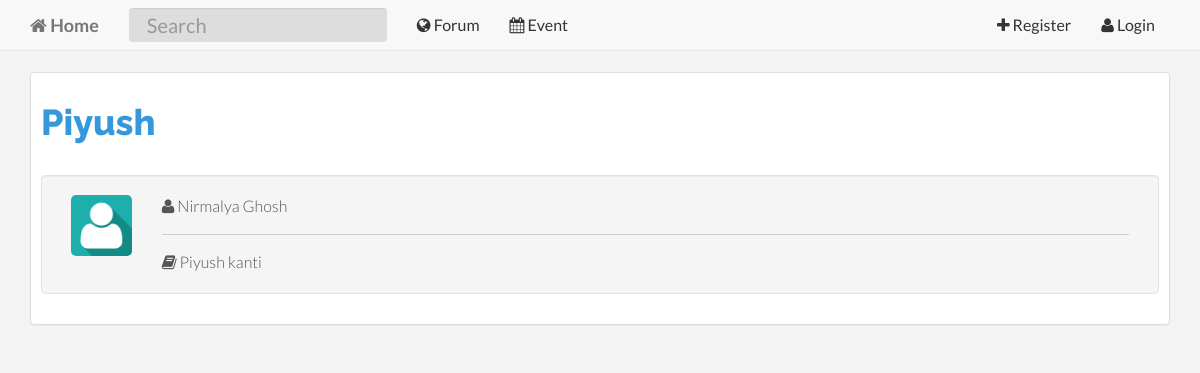
The page /notice-topic.php?notice_topic_id=3 on the database as committed earlier.
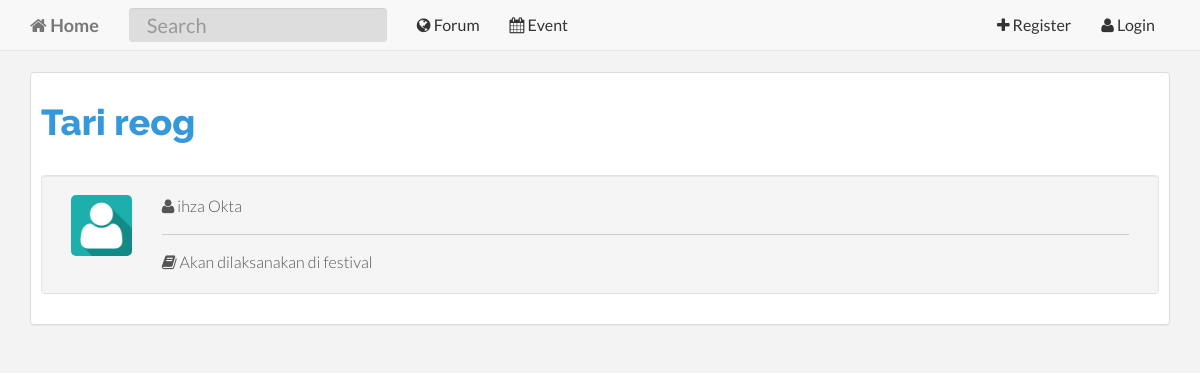
The same page on the database as committed later.
### tables this page shows
CREATE TABLE `notice_topic` (
  `notice_topic_id` int(11) NOT NULL,
  `notice_topic_name` text NOT NULL,
  `notice_topic_time` timestamp NOT NULL DEFAULT current_timestamp(),
  `notice_topic_body` text NOT NULL,
  `notice_topic_created_by` varchar(255) NOT NULL,
  `notice_topic_kategori` varchar(255) NOT NULL
);

CREATE TABLE `user` (
  `user_id` int(11) NOT NULL,
  `user_email` varchar(255) NOT NULL,
  `user_password` varchar(255) NOT NULL,
  `user_firstname` text NOT NULL,
  `user_lastname` text NOT NULL,
  `user_avatar` varchar(255) NOT NULL,
  `user_shortbio` text DEFAULT NULL,
  `user_username` varchar(255) NOT NULL,
  `user_longbio` text DEFAULT NULL,
  `user_website` varchar(255) DEFAULT NULL,
  `user_dob` date DEFAULT NULL,
  `user_profession` text DEFAULT NULL,
  `user_gender` varchar(255) DEFAULT NULL,
  `user_address` text DEFAULT NULL,
  `user_backgroundpicture` varchar(255) NOT NULL,
  `user_joindate` date NOT NULL,
  `user_country` varchar(255) DEFAULT NULL
);

### controllers/base/head.php (called while the page is built, shortened)
<?php require 'css.php' ?>

### notice-topic.php (the view, shortened to what this page needs)
<?php include 'controllers/base/head.php' ?>
<?php
    require '_database/database.php';
    if(isset($_SESSION['user_username'])){
?>
<?php include 'controllers/navigation/first-navigation.php' ?>
<?php
    }
    else{
?>
<?php include 'controllers/navigation/index-before-login-navigation.php' ?>
<?php
    }
?>
<?php
    $notice_topic_id = mysqli_real_escape_string($database,$_REQUEST['notice_topic_id']);
    $sql = "SELECT * FROM notice_topic where notice_topic_id = '$notice_topic_id'";
    $result = mysqli_query($database,$sql);
    $rws = mysqli_fetch_array($result);
    $temp_user_username = $rws['notice_topic_created_by'];
    $sql_search_username = "SELECT * FROM user WHERE user_username = '$temp_user_username'";
    $result_search_username = mysqli_query($database,$sql_search_username) or die(mysqli_error($database));
    $rws_search_username = mysqli_fetch_array($result_search_username);
?>
        <div class="container">
            <div class="panel panel-default">
                <div class="panel-body">
                    <h1><?php echo $rws['notice_topic_name'];?></h1>
                    <br>
                    <div class="well">
                        <div class="row clearfix">
                            <div class="col-md-1 column">
                                <img src="userfiles/avatars/<?php echo $rws_search_username['user_avatar'];?>" class="img-responsive notice-topic-avatar" alt="<?php echo $rws_search_username['user_firstname'];?> <?php echo $rws_search_username['user_lastname'];?>">
                            </div>
                            <div class="col-md-11 column">
                                <div class="topic-user-name">
                                    <i class="fa fa-user"></i> <?php echo $rws_search_username['user_firstname'];?> <?php echo $rws_search_username['user_lastname'];?>
                                </div>
                                <hr>
                                <div class="topic-body">
                                    <i class="fa fa-book"></i> <?php echo $rws['notice_topic_body'];?>
                                </div>
                            </div>
                        </div>
                    </div>
                </div>
            </div>
        </div>

### controllers/base/css.php
<link href="assets/css/bootstrap/bootstrap.css" rel="stylesheet">
<link href="assets/css/jasny-bootstrap/jasny-bootstrap.css" rel="stylesheet">
<link href="assets/css/bootstrap-form-helpers/bootstrap-formhelpers.css" rel="stylesheet">
<link href="assets/css/animate/animate.css" rel="stylesheet">
<link rel="stylesheet" href="assets/css/font-awesome/font-awesome.css">
<link rel="stylesheet" href="assets/css/pace/pace.css">
<link href="assets/css/base/main.css" rel="stylesheet">

### controllers/navigation/index-before-login-navigation.php (shortened to what this page needs)
  <div id="navigation" class="navbar navbar-default navbar-fixed-top">
    <div class="container">
      <div class="navbar-header">
             <a class="navbar-brand" href="index.php"><b><i class="fa fa-home"></i> Home</b></a>
      </div>
<form class="navbar-form navbar-left" role="search" method="post" autocomplete="off" action="search-result.php">
                 <div class="form-group">
                     <input type="text" class="search form-control" id="searchbox" placeholder="Search " name="search-form"/><br />
	    </div>
	</form>
      <div class="navbar-collapse collapse">
             <ul class="nav navbar-nav back">
                 <li><a href="forum.php"><i class="fa fa-globe"></i> Forum</a></li>
                 <li><a href="notice.php"><i class="fa fa-calendar"></i> Event</a></li>
             </ul>
             <ul class="nav navbar-nav navbar-right">
                 <li><a href="register.php"><i class="fa fa-plus"></i> Register</a></li>
                 <li><a href="login.php"><i class="fa fa-user"></i> Login</a></li>
             </ul>
      </div>
    </div>
  </div>

### assets/css/base/main.css (style rules this page uses)
h1, h2, h3, h4, h5, h6 { font-family: "Raleway"; font-weight: 300; color: #3498db; }
h1 { font-weight: 800; }
a { color: #3bc492; -webkit-transition: color 0.1s ease-in, background 0.1s ease-in; -moz-transition: color 0.1s ease-in, background 0.1s ease-in; -ms-transition: color 0.1s ease-in, background 0.1s ease-in; -o-transition: color 0.1s ease-in, background 0.1s ease-in; transition: color 0.1s ease-in, background 0.1s ease-in; }
a:before, a:after { -webkit-transition: color 0.1s ease-in, background 0.1s ease-in; -moz-transition: color 0.1s ease-in, background 0.1s ease-in; -ms-transition: color 0.1s ease-in, background 0.1s ease-in; -o-transition: color 0.1s ease-in, background 0.1s ease-in; transition: color 0.1s ease-in, background 0.1s ease-in; }
hr { display: block; height: 1px; border: 0; border-top: 1px solid #ccc; margin: 1em 0; padding: 0; }
.form-control { display: block; width: 100%; height: 34px; padding: 13px 18px; font-size: 20px; line-height: 1.428571429; color: #333; vertical-align: middle; background-color: #ddd; border: 0px; -webkit-box-shadow: inset 0 1px 1px rgba(0, 0, 0, 0.075); box-shadow: inset 0 1px 1px rgba(0, 0, 0, 0.075); -webkit-transition: border-color ease-in-out 0.15s, box-shadow ease-in-out 0.15s; transition: border-color ease-in-out 0.15s, box-shadow ease-in-out 0.15s; }
.panel-body { padding-top: 0px; }
.row { padding-left: 10px; padding-right: 10px; }
.panel-default { margin-top: 22px; }
.panel-body { padding: 10px; }
.navbar-default .navbar-nav > li > a { font-weight: normal; color: #333333; }
.notice-topic-avatar { max-height: 65px; width: auto; border-radius: 5px; }

Rows that differ between the two databases and show on the page:
no longer on this page (row unchanged): user: user_avatar (placeholder picture), user_firstname "Nirmalya", user_lastname "Ghosh"
changed notice_topic: notice_topic_name "Piyush" → "Tari reog"; notice_topic_body "Piyush kanti" → "Akan dilaksanakan di festival"
added user: user_avatar (placeholder picture), user_firstname "ihza", user_lastname "Okta"
